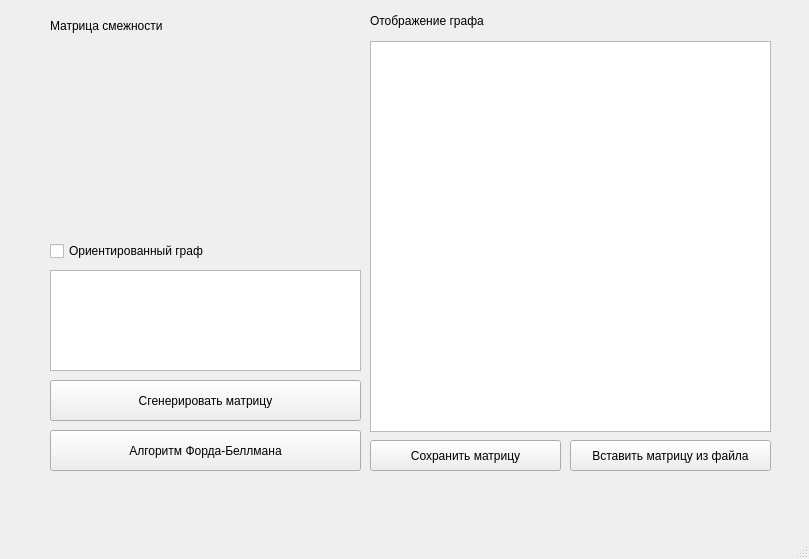
<?xml version="1.0" encoding="UTF-8"?>
<ui version="4.0">
 <class>MainWindow</class>
 <widget class="QMainWindow" name="MainWindow">
  <property name="geometry">
   <rect>
    <x>0</x>
    <y>0</y>
    <width>809</width>
    <height>559</height>
   </rect>
  </property>
  <property name="windowTitle">
   <string>MainWindow</string>
  </property>
  <widget class="QWidget" name="centralwidget">
   <widget class="QPushButton" name="genbutton">
    <property name="geometry">
     <rect>
      <x>50</x>
      <y>380</y>
      <width>311</width>
      <height>41</height>
     </rect>
    </property>
    <property name="text">
     <string>Сгенерировать матрицу</string>
    </property>
   </widget>
   <widget class="QWidget" name="gridLayoutWidget">
    <property name="geometry">
     <rect>
      <x>49</x>
      <y>39</y>
      <width>311</width>
      <height>181</height>
     </rect>
    </property>
    <layout class="QGridLayout" name="gridLayout"/>
   </widget>
   <widget class="QGraphicsView" name="graphicsView">
    <property name="geometry">
     <rect>
      <x>370</x>
      <y>41</y>
      <width>401</width>
      <height>391</height>
     </rect>
    </property>
   </widget>
   <widget class="QCheckBox" name="checkBox">
    <property name="geometry">
     <rect>
      <x>50</x>
      <y>240</y>
      <width>301</width>
      <height>22</height>
     </rect>
    </property>
    <property name="text">
     <string>Ориентированный граф</string>
    </property>
   </widget>
   <widget class="QPushButton" name="fordbell_button">
    <property name="geometry">
     <rect>
      <x>50</x>
      <y>430</y>
      <width>311</width>
      <height>41</height>
     </rect>
    </property>
    <property name="text">
     <string>Алгоритм Форда-Беллмана</string>
    </property>
   </widget>
   <widget class="QPushButton" name="save">
    <property name="geometry">
     <rect>
      <x>370</x>
      <y>440</y>
      <width>191</width>
      <height>31</height>
     </rect>
    </property>
    <property name="text">
     <string>Сохранить матрицу</string>
    </property>
   </widget>
   <widget class="QPushButton" name="paste_button">
    <property name="geometry">
     <rect>
      <x>570</x>
      <y>440</y>
      <width>201</width>
      <height>31</height>
     </rect>
    </property>
    <property name="text">
     <string>Вставить матрицу из файла</string>
    </property>
   </widget>
   <widget class="QListView" name="listView">
    <property name="geometry">
     <rect>
      <x>50</x>
      <y>270</y>
      <width>311</width>
      <height>101</height>
     </rect>
    </property>
   </widget>
   <widget class="QLabel" name="label">
    <property name="geometry">
     <rect>
      <x>50</x>
      <y>15</y>
      <width>121</width>
      <height>21</height>
     </rect>
    </property>
    <property name="text">
     <string>Матрица смежности</string>
    </property>
   </widget>
   <widget class="QLabel" name="label_2">
    <property name="geometry">
     <rect>
      <x>370</x>
      <y>10</y>
      <width>131</width>
      <height>21</height>
     </rect>
    </property>
    <property name="text">
     <string>Отображение графа</string>
    </property>
   </widget>
  </widget>
  <widget class="QMenuBar" name="menubar">
   <property name="geometry">
    <rect>
     <x>0</x>
     <y>0</y>
     <width>809</width>
     <height>21</height>
    </rect>
   </property>
  </widget>
  <widget class="QStatusBar" name="statusbar"/>
 </widget>
 <resources/>
 <connections/>
</ui>
